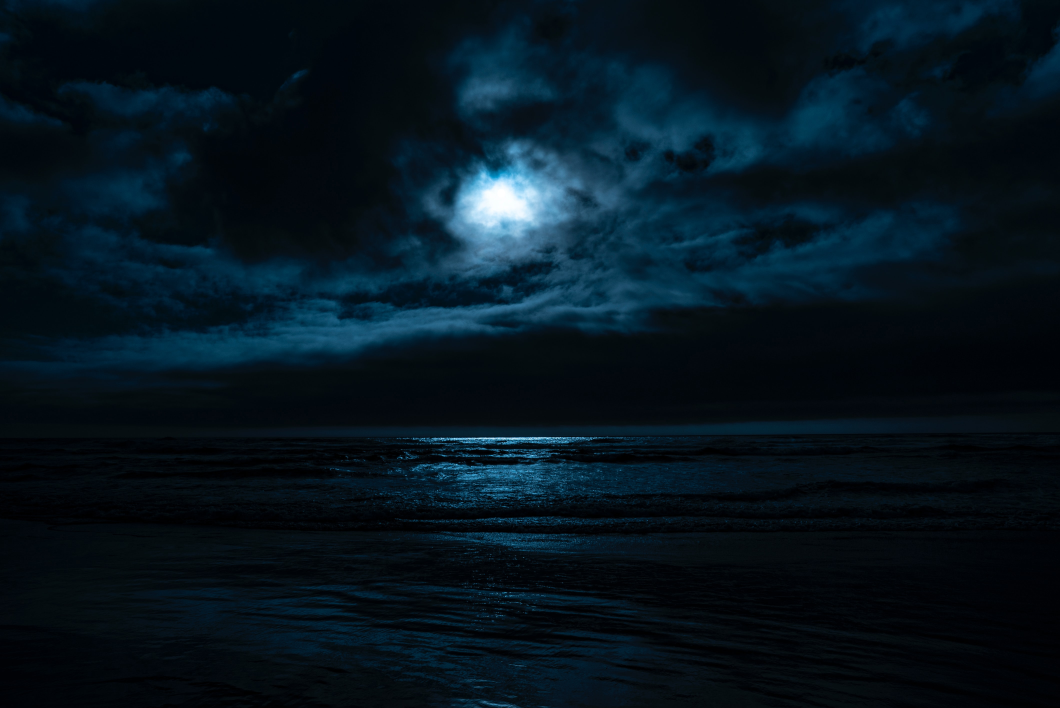
#> input picture openCV/help2/img2.jpg, 4240 x 2832 px (shown at 1/4 size)
$ python 5-img_operators.py
#> lines starting #> are read from the running program, lines starting #| are printed output that depends on the picture
import cv2
import numpy as np

img = cv2.imread('img2.jpg',cv2.IMREAD_COLOR)
#> img is the input picture: shape (2832, 4240, 3); mean B, G, R 30.1, 20.3, 5

px = img[100:200,100:200] = [255,255,255]

px2 = img[300:400,300:400]
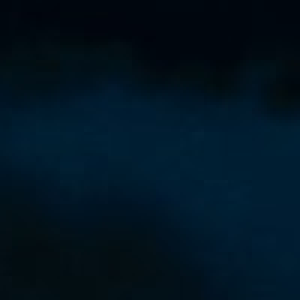
#> px2: shape (100, 100, 3) (shown 3 times larger); mean B, G, R 32.6, 19.6, 0.9

img[100:200,100:200] = px2

img[200:300,200:300] = px


cv2.imshow('Hello World.exe',img)

cv2.waitKey(0)
cv2.destroyAllWindows()
